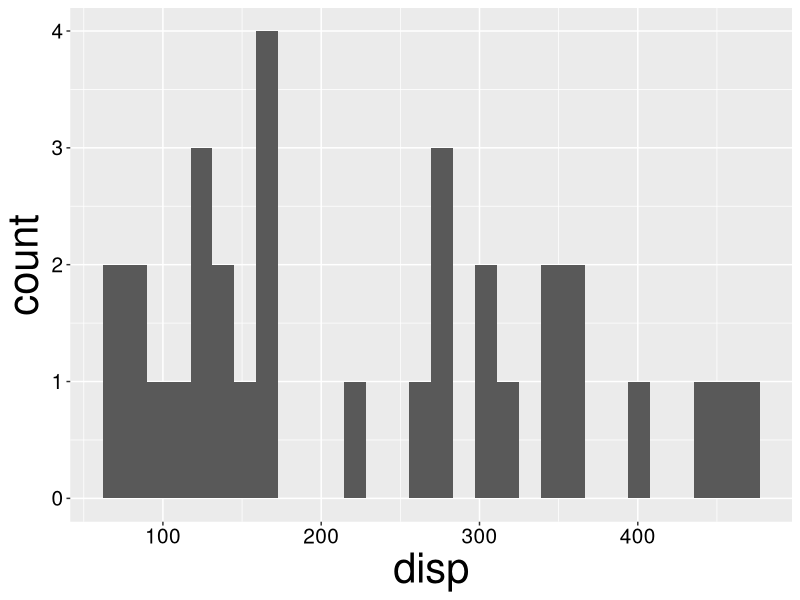
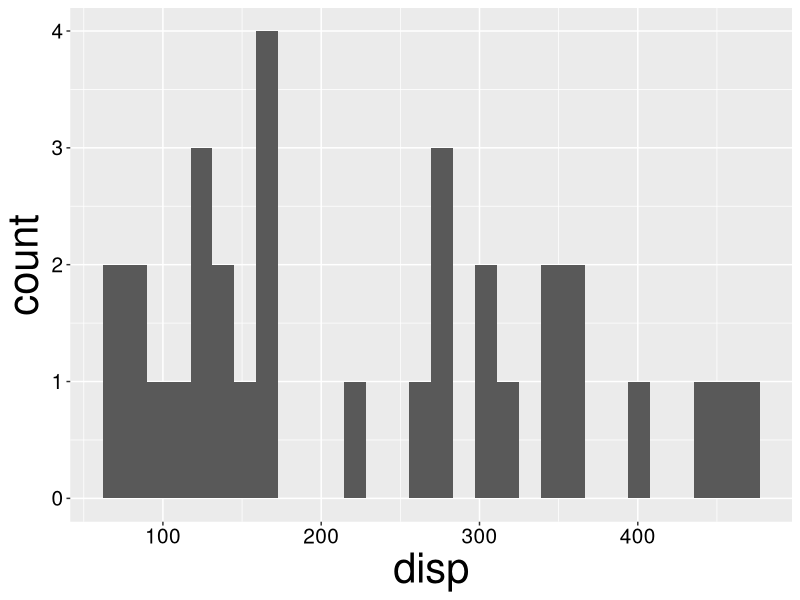
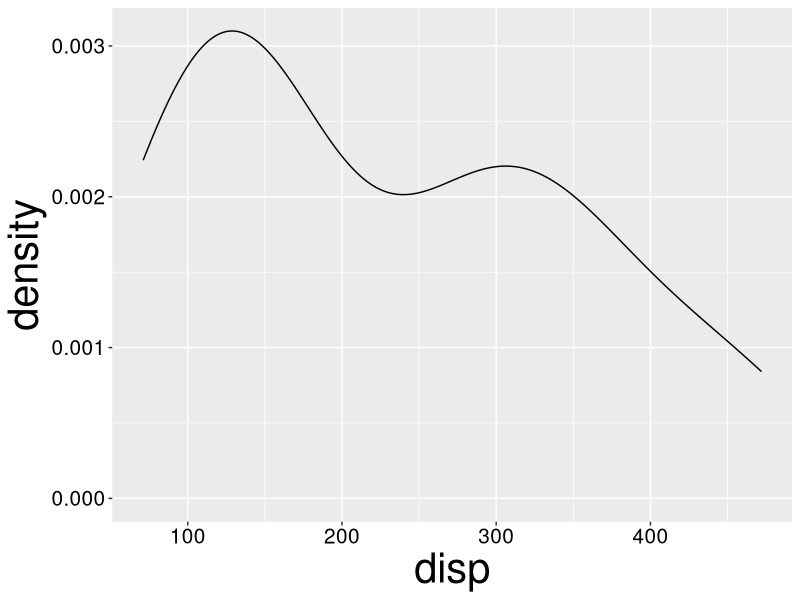
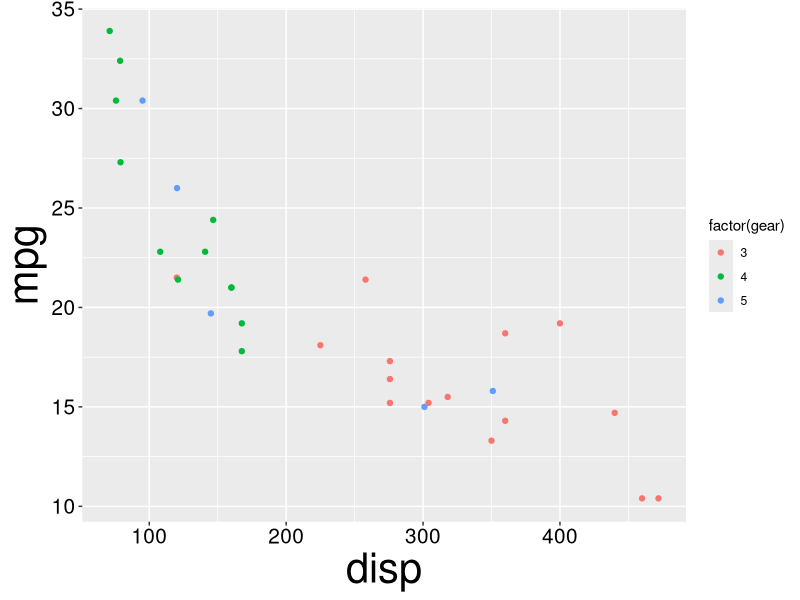
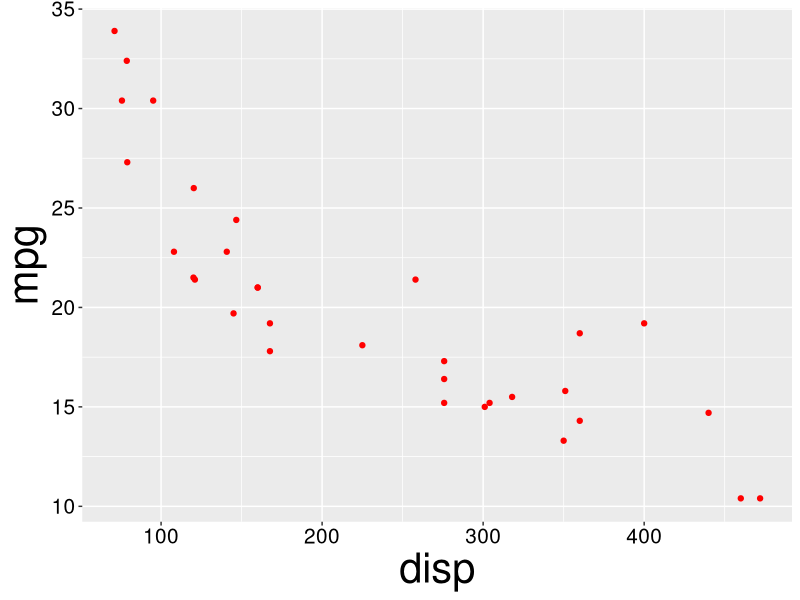
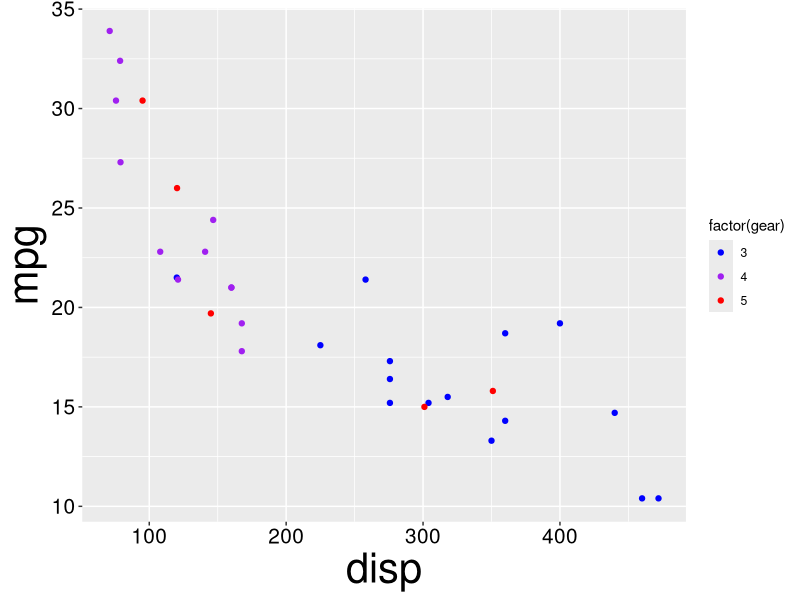
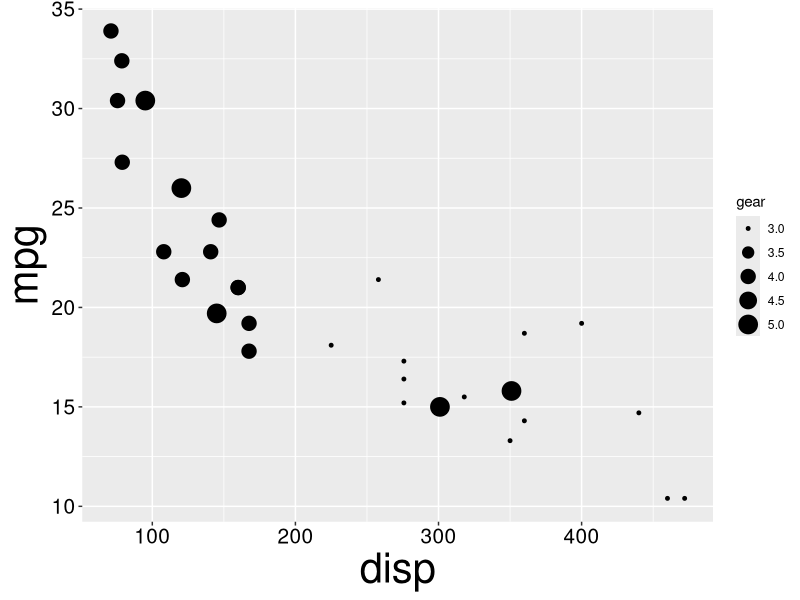
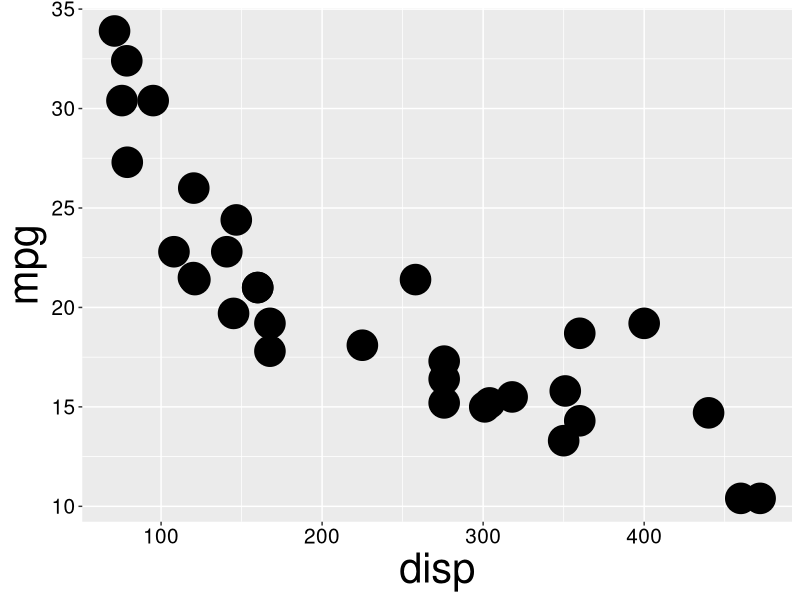

The R source for these figures, in order:
## ---- chunk 1
knitr::opts_chunk$set(echo = FALSE, cache=TRUE)
library(tidyverse)
library(knitr)
library(ggpubr)
presTheme <- theme(axis.title=element_text(size=30),axis.text=element_text(size=15))
theme_set(presTheme)
# theme_set(theme_classic())
set.seed(123)
## ---- chunk 2
data(mtcars) # mtcars dataset (built into R)
## ---- chunk 3
head(mtcars,5) # Show first 5 rows
## ---- chunk 4

## ---- chunk 5
data(mtcars) # mtcars dataset (built into R)
## ---- chunk 6
head(mtcars,5) # Show first 5 rows
## ---- chunk 7

## ---- chunk 8
data(mtcars) # mtcars dataset (built into R)
## ---- chunk 9
head(mtcars,5) # Show first 5 rows
## ---- chunk 10
ggplot(data=mtcars,aes(x=disp))+ geom_histogram()
## ---- chunk 11
# Histogram
ggplot(data=mtcars,aes(x=disp))+
  geom_histogram()
## ---- chunk 12
# Density plot
ggplot(data=mtcars,aes(x=disp))+
  geom_density()
## ---- chunk 13
ggplot(data=mtcars,aes(x=disp,y=mpg))+
  # Maps gear to colour
  geom_point(aes(col=factor(gear)))
## ---- chunk 14
ggplot(data=mtcars,aes(x=disp,y=mpg))+
  geom_point(colour='red') #Sets colour
## ---- chunk 15
ggplot(data=mtcars,aes(x=disp,y=mpg))+
  geom_point(aes(col=factor(gear)))+
  scale_colour_manual(values=c('blue','purple','red'))
## ---- chunk 16
ggplot(data=mtcars,aes(x=disp,y=mpg))+
  # Maps gear to size
  geom_point(aes(size=gear))
## ---- chunk 17
ggplot(data=mtcars,aes(x=disp,y=mpg))+
  geom_point(size=10) #Sets size
## ---- chunk 18
ggplot(data=mtcars,aes(x=disp,y=mpg))+
  # Maps gear to colour
  geom_point(aes(col=factor(gear))) +
  #Changes plot theme
  theme(axis.title.x=element_text(size=10),
    legend.background=element_rect(fill='red'),
    legend.position=c(0.8,0.8),
    panel.grid.minor=element_line(colour='purple'),
    panel.grid.major=element_line(colour='orange'))
## ---- chunk 19
p <- ggplot(data=mtcars,aes(x=disp,y=mpg)) + geom_point()
p1 <- p + theme_grey() + annotate('text',y=30,x=400,label='theme_grey()') #Regular grey theme
p2 <- p + theme_bw() + annotate('text',y=30,x=400,label='theme_bw()') #B/W
p3 <- p + theme_classic() + annotate('text',y=30,x=400,label='theme_classic()') #Classic
p4 <- p + theme_minimal() + annotate('text',y=30,x=400,label='theme_minimal()') #Minimalistic
ggarrange(p1,p2,p3,p4,ncol=2,nrow=2)
## ---- chunk 20
myTheme <- theme_classic()+ #Existing theme
  #Makes axis text bigger
  theme(axis.title=element_text(size=30),
        axis.text=element_text(size=10),
        legend.position='bottom')


ggplot(data=mtcars,aes(x=disp,y=mpg))+
  # Maps cyl to colour
  geom_point(aes(col=factor(cyl))) +
  scale_colour_manual(values=c('blue','purple','red')) +
  myTheme

theme_set(theme_grey())

## ---- chunk 21
ggplot(mtcars,aes(x=disp,y=mpg))+ geom_point(aes(col=wt))+
  facet_grid(factor(am) ~ factor(gear))
## ---- chunk 22
ggplot(mtcars,aes(x=factor(am),y=mpg))+
  geom_point(position=position_jitter(width=0.05))+ #Adds noise to data in x-dimension
  geom_point(stat='summary',fun=mean,col='red',size=3) #Mean only
## ---- chunk 23
ggplot(arrange(mtcars,am,disp),aes(x=factor(am),y=mpg))+
  geom_point(position=position_jitter(width=0.05))+
  geom_pointrange(stat='summary',fun.data=mean_se,
                  fun.args = list(mult = 2),col='red') #Mean + 2 SE
## ---- chunk 24
ggplot(mtcars,aes(x=disp,y=mpg))+
  annotate('text',y=30,x=400,label='linear model')+
  geom_point() + geom_smooth(method='lm',formula=y~x)
## ---- chunk 25
ggplot(mtcars,aes(x=disp,y=mpg))+
  annotate('text',y=30,x=400,label='GAM smoother')+
  geom_point() + geom_smooth(method='gam',formula=y~s(x))
## ---- chunk 26
ggplot(mtcars,aes(x=log(disp),y=log(mpg)))+
  geom_point() +
  geom_smooth(method='lm',formula=y~x)
## ---- chunk 27
ggplot(mtcars,aes(x=disp,y=mpg))+
  geom_point() +
  geom_smooth(method='lm',formula=y~x)+
  scale_x_log10() + scale_y_log10() # sqrt is also popular
## ---- chunk 28
d1 <- data.frame(x=factor(c('a','b','c')),y=c(23,46,31))

p1 <- ggplot(d1,aes(x=x,y=y))+geom_col()+theme_classic()
p2 <- ggplot(d1,aes(x=x,y=1))+geom_point(aes(size=y))+theme_classic()+scale_size(range=c(5,15))
p3 <- ggplot(d1, aes(x="", y=y, fill=x)) + geom_bar(width = 1, stat = "identity")+coord_polar("y") + theme_void() + theme(axis.text.x=element_text(size=0))

ggarrange(p1,p2,p3,ncol=3)

## ---- chunk 29
p1 <- ggplot(mpg,aes(x=displ,y=cty))+
  geom_point() +
  geom_smooth(method='gam',formula=y~s(x),col='red')+
  theme_classic()

p2 <- ggplot(msleep,aes(x=bodywt,y=brainwt))+
  geom_point(aes(col=vore))+
  scale_x_log10()+scale_y_log10()+
  geom_smooth(method='lm',formula=y~x,col='black')+
  labs(x='Body weight (kg)',y='Brain Weight (kg)',col='Feeding')+
  theme_bw()

p3 <- ggplot(trees,aes(x=Girth,y=Height,col=Volume,size=Volume))+
  geom_point()+theme_grey()

p4 <- ggplot(starwars,aes(x=height))+geom_histogram()+facet_wrap(~sex)+ theme_minimal()+labs(x='Height of Star Wars Characters (cm)')

ggarrange(p1,p2,p3,p4,ncol=2,nrow=2)

## ---- chunk 30
library(ggplot2)
CO2 %>% filter(conc==1000) %>%
  group_by(Type,Treatment) %>%
  summarize(meanUp=mean(uptake),
            maxUp=max(uptake),
            minUp=min(uptake)) %>%
  #Code for ggplot begins here
  ggplot(aes(x=Type,col=Treatment))+
  geom_pointrange(aes(y=meanUp,
                      ymax=maxUp,
                      ymin=minUp))+
  labs(x='Area',y='Uptake at 1000ppm')+
  scale_colour_manual(values=c('red','blue'))
## ---- chunk 31
